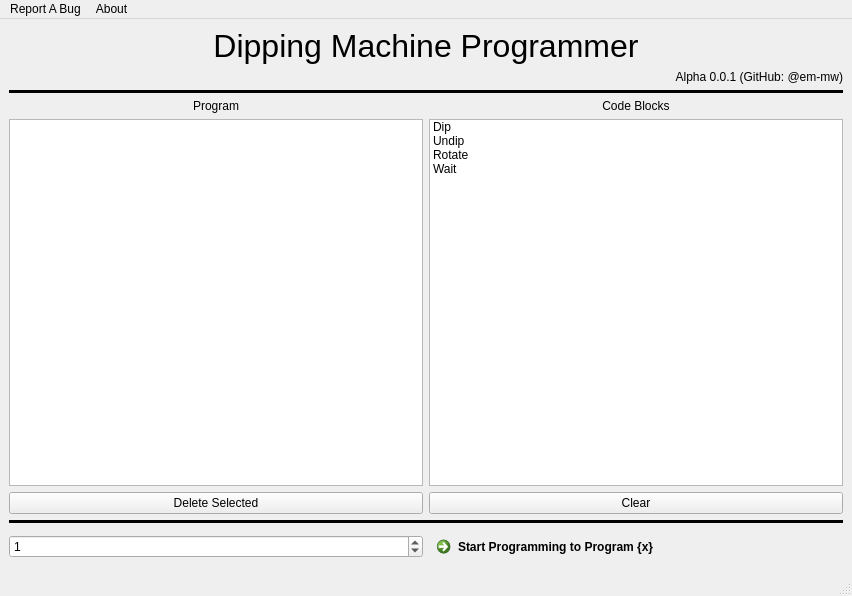
<?xml version="1.0" encoding="UTF-8"?>
<ui version="4.0">
 <class>MainWindow</class>
 <widget class="QMainWindow" name="MainWindow">
  <property name="geometry">
   <rect>
    <x>0</x>
    <y>0</y>
    <width>852</width>
    <height>596</height>
   </rect>
  </property>
  <property name="windowTitle">
   <string>MainWindow</string>
  </property>
  <widget class="QWidget" name="centralwidget">
   <layout class="QVBoxLayout" name="verticalLayout_2">
    <item>
     <widget class="QLabel" name="label">
      <property name="font">
       <font>
        <pointsize>24</pointsize>
        <bold>false</bold>
       </font>
      </property>
      <property name="text">
       <string>Dipping Machine Programmer</string>
      </property>
      <property name="alignment">
       <set>Qt::AlignmentFlag::AlignCenter</set>
      </property>
     </widget>
    </item>
    <item>
     <widget class="QLabel" name="label_2">
      <property name="text">
       <string>Alpha 0.0.1 (GitHub: @em-mw)</string>
      </property>
      <property name="alignment">
       <set>Qt::AlignmentFlag::AlignRight|Qt::AlignmentFlag::AlignTrailing|Qt::AlignmentFlag::AlignVCenter</set>
      </property>
     </widget>
    </item>
    <item>
     <widget class="Line" name="line">
      <property name="frameShadow">
       <enum>QFrame::Shadow::Plain</enum>
      </property>
      <property name="lineWidth">
       <number>3</number>
      </property>
      <property name="orientation">
       <enum>Qt::Orientation::Horizontal</enum>
      </property>
     </widget>
    </item>
    <item>
     <layout class="QHBoxLayout" name="horizontalLayout">
      <item>
       <layout class="QVBoxLayout" name="verticalLayout_3">
        <item>
         <widget class="QLabel" name="label_4">
          <property name="text">
           <string>Program</string>
          </property>
          <property name="alignment">
           <set>Qt::AlignmentFlag::AlignCenter</set>
          </property>
         </widget>
        </item>
        <item>
         <widget class="QListWidget" name="listWidget_2">
          <property name="acceptDrops">
           <bool>true</bool>
          </property>
          <property name="dragDropOverwriteMode">
           <bool>true</bool>
          </property>
          <property name="dragDropMode">
           <enum>QAbstractItemView::DragDropMode::DragDrop</enum>
          </property>
         </widget>
        </item>
       </layout>
      </item>
      <item>
       <layout class="QVBoxLayout" name="verticalLayout">
        <item>
         <widget class="QLabel" name="label_3">
          <property name="text">
           <string>Code Blocks</string>
          </property>
          <property name="alignment">
           <set>Qt::AlignmentFlag::AlignCenter</set>
          </property>
         </widget>
        </item>
        <item>
         <widget class="QListWidget" name="listWidget">
          <property name="acceptDrops">
           <bool>false</bool>
          </property>
          <property name="dragDropOverwriteMode">
           <bool>true</bool>
          </property>
          <property name="dragDropMode">
           <enum>QAbstractItemView::DragDropMode::DragOnly</enum>
          </property>
          <property name="defaultDropAction">
           <enum>Qt::DropAction::CopyAction</enum>
          </property>
          <item>
           <property name="text">
            <string>Dip</string>
           </property>
          </item>
          <item>
           <property name="text">
            <string>Undip</string>
           </property>
          </item>
          <item>
           <property name="text">
            <string>Rotate</string>
           </property>
          </item>
          <item>
           <property name="text">
            <string>Wait</string>
           </property>
          </item>
         </widget>
        </item>
       </layout>
      </item>
     </layout>
    </item>
    <item>
     <layout class="QHBoxLayout" name="horizontalLayout_2">
      <item>
       <widget class="QPushButton" name="pushButton_2">
        <property name="text">
         <string>Delete Selected</string>
        </property>
       </widget>
      </item>
      <item>
       <widget class="QPushButton" name="pushButton">
        <property name="text">
         <string>Clear</string>
        </property>
       </widget>
      </item>
     </layout>
    </item>
    <item>
     <widget class="Line" name="line_2">
      <property name="frameShadow">
       <enum>QFrame::Shadow::Plain</enum>
      </property>
      <property name="lineWidth">
       <number>3</number>
      </property>
      <property name="orientation">
       <enum>Qt::Orientation::Horizontal</enum>
      </property>
     </widget>
    </item>
    <item>
     <layout class="QHBoxLayout" name="horizontalLayout_3">
      <item>
       <widget class="QSpinBox" name="spinBox">
        <property name="maximum">
         <number>9</number>
        </property>
        <property name="value">
         <number>1</number>
        </property>
       </widget>
      </item>
      <item>
       <widget class="QCommandLinkButton" name="commandLinkButton">
        <property name="text">
         <string>Start Programming to Program {x}</string>
        </property>
       </widget>
      </item>
     </layout>
    </item>
   </layout>
  </widget>
  <widget class="QMenuBar" name="menubar">
   <property name="geometry">
    <rect>
     <x>0</x>
     <y>0</y>
     <width>852</width>
     <height>24</height>
    </rect>
   </property>
   <widget class="QMenu" name="menuReport_A_Bug">
    <property name="title">
     <string>Report A Bug</string>
    </property>
    <addaction name="actionGitHub_Issues"/>
   </widget>
   <widget class="QMenu" name="menuAbout">
    <property name="title">
     <string>About</string>
    </property>
    <addaction name="actionAbout"/>
   </widget>
   <addaction name="menuReport_A_Bug"/>
   <addaction name="menuAbout"/>
  </widget>
  <widget class="QStatusBar" name="statusbar"/>
  <action name="actionGitHub_Issues">
   <property name="text">
    <string>GitHub Issues</string>
   </property>
  </action>
  <action name="actionAbout">
   <property name="text">
    <string>About</string>
   </property>
  </action>
 </widget>
 <resources/>
 <connections/>
</ui>
